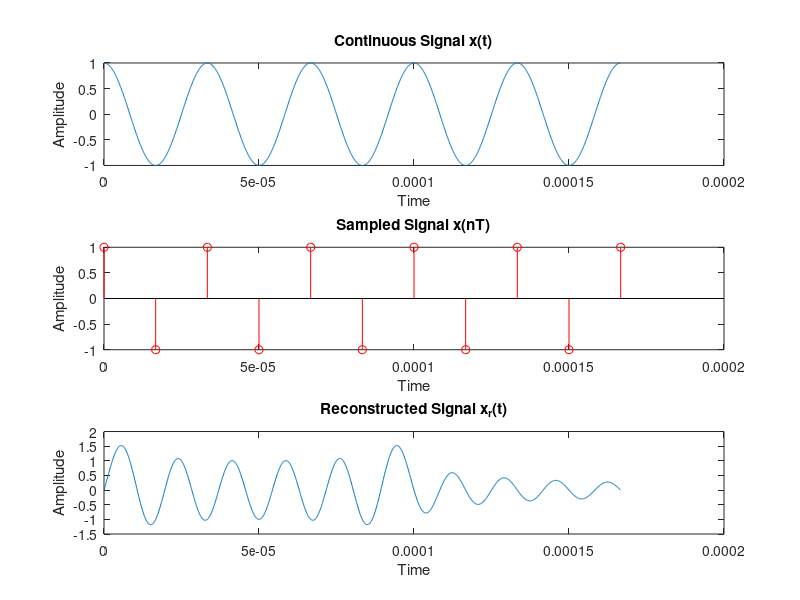

The MATLAB script that drew this image:
clc; 
clear ; 
close ;

f = 30e3;
fs = 2 * f;
Ts = 1/fs;
t1 = 0:1e-7:5/f;
x1 = cos(2 * pi * f * t1);

t2 = 0:Ts:5/f;
x2 = cos(2 * pi * f * t2);

xr = zeros(size(t1));
for i = 1:length(t1)
    for j = 1:length(x2)
        xr(i) = xr(i) + x2(j) * sinc(2 * fs * t1(i) - j);
    end
end

% Plot the original continuous signal
subplot(3, 1, 1);
plot(t1, x1);
title('Continuous Signal x(t)');
xlabel('Time');
ylabel('Amplitude');

% Plot the sampled signal
subplot(3, 1, 2);
stem(t2, x2, 'r');
title('Sampled Signal x(nT)');
xlabel('Time');
ylabel('Amplitude');

% Plot the reconstructed signal
subplot(3, 1, 3);
plot(t1, xr);
title('Reconstructed Signal x_r(t)');
xlabel('Time');
ylabel('Amplitude');